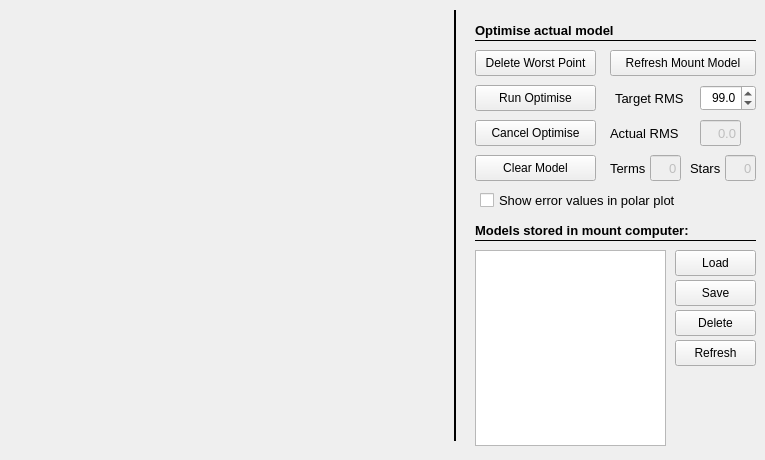
   <widget class="QWidget" name="tab_8">
    <attribute name="title">
     <string>Manage Model</string>
    </attribute>
    <widget class="QLabel" name="label_37">
     <property name="geometry">
      <rect>
       <x>615</x>
       <y>85</y>
       <width>81</width>
       <height>26</height>
      </rect>
     </property>
     <property name="font">
      <font>
       <pointsize>10</pointsize>
      </font>
     </property>
     <property name="text">
      <string>Target RMS</string>
     </property>
    </widget>
    <widget class="QPushButton" name="btn_runTargetRMSAlignment">
     <property name="geometry">
      <rect>
       <x>475</x>
       <y>85</y>
       <width>121</width>
       <height>26</height>
      </rect>
     </property>
     <property name="toolTip">
      <string>&lt;html&gt;&lt;head/&gt;&lt;body&gt;&lt;p&gt;Deletes worst point of actual alignment model until error is below target RMS.&lt;/p&gt;&lt;/body&gt;&lt;/html&gt;</string>
     </property>
     <property name="text">
      <string>Run Optimise</string>
     </property>
    </widget>
    <widget class="QDoubleSpinBox" name="targetRMS">
     <property name="geometry">
      <rect>
       <x>700</x>
       <y>85</y>
       <width>56</width>
       <height>26</height>
      </rect>
     </property>
     <property name="font">
      <font>
       <family>Arial</family>
       <weight>50</weight>
       <bold>false</bold>
      </font>
     </property>
     <property name="alignment">
      <set>Qt::AlignRight|Qt::AlignTrailing|Qt::AlignVCenter</set>
     </property>
     <property name="decimals">
      <number>1</number>
     </property>
     <property name="maximum">
      <double>100.000000000000000</double>
     </property>
     <property name="singleStep">
      <double>0.100000000000000</double>
     </property>
     <property name="value">
      <double>99.000000000000000</double>
     </property>
    </widget>
    <widget class="Line" name="line_18">
     <property name="geometry">
      <rect>
       <x>475</x>
       <y>240</y>
       <width>281</width>
       <height>1</height>
      </rect>
     </property>
     <property name="frameShadow">
      <enum>QFrame::Plain</enum>
     </property>
     <property name="orientation">
      <enum>Qt::Horizontal</enum>
     </property>
    </widget>
    <widget class="QPushButton" name="btn_deleteWorstPoint">
     <property name="geometry">
      <rect>
       <x>475</x>
       <y>50</y>
       <width>121</width>
       <height>26</height>
      </rect>
     </property>
     <property name="toolTip">
      <string>&lt;html&gt;&lt;head/&gt;&lt;body&gt;&lt;p&gt;Deletes worst point of actual alignment model in the mount. It could happen, that the overall RMS rises.&lt;/p&gt;&lt;/body&gt;&lt;/html&gt;</string>
     </property>
     <property name="text">
      <string>Delete Worst Point</string>
     </property>
    </widget>
    <widget class="Line" name="line_44">
     <property name="geometry">
      <rect>
       <x>475</x>
       <y>40</y>
       <width>281</width>
       <height>1</height>
      </rect>
     </property>
     <property name="autoFillBackground">
      <bool>false</bool>
     </property>
     <property name="frameShadow">
      <enum>QFrame::Plain</enum>
     </property>
     <property name="orientation">
      <enum>Qt::Horizontal</enum>
     </property>
    </widget>
    <widget class="QLabel" name="label_124">
     <property name="geometry">
      <rect>
       <x>475</x>
       <y>20</y>
       <width>161</width>
       <height>21</height>
      </rect>
     </property>
     <property name="font">
      <font>
       <pointsize>10</pointsize>
       <weight>75</weight>
       <bold>true</bold>
      </font>
     </property>
     <property name="text">
      <string>Optimise actual model</string>
     </property>
    </widget>
    <widget class="QLabel" name="label_125">
     <property name="geometry">
      <rect>
       <x>475</x>
       <y>220</y>
       <width>251</width>
       <height>21</height>
      </rect>
     </property>
     <property name="font">
      <font>
       <pointsize>10</pointsize>
       <weight>75</weight>
       <bold>true</bold>
      </font>
     </property>
     <property name="text">
      <string>Models stored in mount computer:</string>
     </property>
    </widget>
    <widget class="Line" name="line_46">
     <property name="geometry">
      <rect>
       <x>445</x>
       <y>10</y>
       <width>21</width>
       <height>431</height>
      </rect>
     </property>
     <property name="styleSheet">
      <string notr="true"/>
     </property>
     <property name="frameShadow">
      <enum>QFrame::Plain</enum>
     </property>
     <property name="lineWidth">
      <number>2</number>
     </property>
     <property name="orientation">
      <enum>Qt::Vertical</enum>
     </property>
    </widget>
    <widget class="QWidget" name="model" native="true">
     <property name="enabled">
      <bool>true</bool>
     </property>
     <property name="geometry">
      <rect>
       <x>5</x>
       <y>5</y>
       <width>446</width>
       <height>446</height>
      </rect>
     </property>
     <property name="autoFillBackground">
      <bool>true</bool>
     </property>
    </widget>
    <widget class="QPushButton" name="btn_cancelRunTargetRMSAlignment">
     <property name="geometry">
      <rect>
       <x>475</x>
       <y>120</y>
       <width>121</width>
       <height>26</height>
      </rect>
     </property>
     <property name="toolTip">
      <string>&lt;html&gt;&lt;head/&gt;&lt;body&gt;&lt;p&gt;Cancels the optimise run.&lt;/p&gt;&lt;/body&gt;&lt;/html&gt;</string>
     </property>
     <property name="text">
      <string>Cancel Optimise</string>
     </property>
    </widget>
    <widget class="QLineEdit" name="le_alignErrorRMS2">
     <property name="enabled">
      <bool>false</bool>
     </property>
     <property name="geometry">
      <rect>
       <x>700</x>
       <y>120</y>
       <width>41</width>
       <height>26</height>
      </rect>
     </property>
     <property name="font">
      <font>
       <family>Arial</family>
       <pointsize>10</pointsize>
       <weight>50</weight>
       <bold>false</bold>
      </font>
     </property>
     <property name="mouseTracking">
      <bool>false</bool>
     </property>
     <property name="focusPolicy">
      <enum>Qt::NoFocus</enum>
     </property>
     <property name="acceptDrops">
      <bool>false</bool>
     </property>
     <property name="toolTip">
      <string>&lt;html&gt;&lt;head/&gt;&lt;body&gt;&lt;p&gt;Actual RMS Error in arc sec&lt;/p&gt;&lt;p&gt;&lt;br/&gt;&lt;/p&gt;&lt;/body&gt;&lt;/html&gt;</string>
     </property>
     <property name="layoutDirection">
      <enum>Qt::RightToLeft</enum>
     </property>
     <property name="text">
      <string>0.0</string>
     </property>
     <property name="alignment">
      <set>Qt::AlignRight|Qt::AlignTrailing|Qt::AlignVCenter</set>
     </property>
     <property name="readOnly">
      <bool>true</bool>
     </property>
    </widget>
    <widget class="QLabel" name="label_75">
     <property name="geometry">
      <rect>
       <x>610</x>
       <y>120</y>
       <width>91</width>
       <height>26</height>
      </rect>
     </property>
     <property name="font">
      <font>
       <pointsize>10</pointsize>
      </font>
     </property>
     <property name="text">
      <string>Actual RMS</string>
     </property>
    </widget>
    <widget class="QPushButton" name="btn_clearModel">
     <property name="geometry">
      <rect>
       <x>475</x>
       <y>155</y>
       <width>121</width>
       <height>26</height>
      </rect>
     </property>
     <property name="toolTip">
      <string>&lt;html&gt;&lt;head/&gt;&lt;body&gt;&lt;p&gt;Clear the alignment model in mount. Can't be revised.&lt;/p&gt;&lt;/body&gt;&lt;/html&gt;</string>
     </property>
     <property name="text">
      <string>Clear Model</string>
     </property>
    </widget>
    <widget class="QLineEdit" name="le_alignNumberStars2">
     <property name="enabled">
      <bool>false</bool>
     </property>
     <property name="geometry">
      <rect>
       <x>725</x>
       <y>155</y>
       <width>31</width>
       <height>26</height>
      </rect>
     </property>
     <property name="font">
      <font>
       <family>Arial</family>
       <pointsize>10</pointsize>
       <weight>50</weight>
       <bold>false</bold>
      </font>
     </property>
     <property name="mouseTracking">
      <bool>false</bool>
     </property>
     <property name="focusPolicy">
      <enum>Qt::NoFocus</enum>
     </property>
     <property name="acceptDrops">
      <bool>false</bool>
     </property>
     <property name="toolTip">
      <string>Number of alignment stars in actual used pointing model</string>
     </property>
     <property name="layoutDirection">
      <enum>Qt::RightToLeft</enum>
     </property>
     <property name="text">
      <string>0</string>
     </property>
     <property name="alignment">
      <set>Qt::AlignRight|Qt::AlignTrailing|Qt::AlignVCenter</set>
     </property>
     <property name="readOnly">
      <bool>true</bool>
     </property>
    </widget>
    <widget class="QLabel" name="label_76">
     <property name="geometry">
      <rect>
       <x>690</x>
       <y>155</y>
       <width>36</width>
       <height>26</height>
      </rect>
     </property>
     <property name="font">
      <font>
       <pointsize>10</pointsize>
      </font>
     </property>
     <property name="text">
      <string>Stars</string>
     </property>
    </widget>
    <widget class="QLineEdit" name="le_alignNumberTerms2">
     <property name="enabled">
      <bool>false</bool>
     </property>
     <property name="geometry">
      <rect>
       <x>650</x>
       <y>155</y>
       <width>31</width>
       <height>26</height>
      </rect>
     </property>
     <property name="font">
      <font>
       <family>Arial</family>
       <pointsize>10</pointsize>
       <weight>50</weight>
       <bold>false</bold>
      </font>
     </property>
     <property name="mouseTracking">
      <bool>false</bool>
     </property>
     <property name="focusPolicy">
      <enum>Qt::NoFocus</enum>
     </property>
     <property name="acceptDrops">
      <bool>false</bool>
     </property>
     <property name="toolTip">
      <string>&lt;html&gt;&lt;head/&gt;&lt;body&gt;&lt;p&gt;Number of Terms in actual used pointing model&lt;/p&gt;&lt;/body&gt;&lt;/html&gt;</string>
     </property>
     <property name="layoutDirection">
      <enum>Qt::RightToLeft</enum>
     </property>
     <property name="text">
      <string>0</string>
     </property>
     <property name="alignment">
      <set>Qt::AlignRight|Qt::AlignTrailing|Qt::AlignVCenter</set>
     </property>
     <property name="readOnly">
      <bool>true</bool>
     </property>
    </widget>
    <widget class="QLabel" name="label_209">
     <property name="geometry">
      <rect>
       <x>610</x>
       <y>155</y>
       <width>41</width>
       <height>26</height>
      </rect>
     </property>
     <property name="font">
      <font>
       <pointsize>10</pointsize>
      </font>
     </property>
     <property name="text">
      <string>Terms</string>
     </property>
    </widget>
    <widget class="QPushButton" name="btn_refreshAlignmentModel">
     <property name="geometry">
      <rect>
       <x>610</x>
       <y>50</y>
       <width>146</width>
       <height>26</height>
      </rect>
     </property>
     <property name="toolTip">
      <string>&lt;html&gt;&lt;head/&gt;&lt;body&gt;&lt;p&gt;Reloads the refinement model from mount. Needed if you change things manually with handcontroller or other software&lt;/p&gt;&lt;/body&gt;&lt;/html&gt;</string>
     </property>
     <property name="text">
      <string>Refresh Mount Model</string>
     </property>
    </widget>
    <widget class="QPushButton" name="btn_saveModel">
     <property name="geometry">
      <rect>
       <x>675</x>
       <y>280</y>
       <width>81</width>
       <height>26</height>
      </rect>
     </property>
     <property name="toolTip">
      <string>&lt;html&gt;&lt;head/&gt;&lt;body&gt;&lt;p&gt;Saves actual alignment model under selected name or edited name.&lt;/p&gt;&lt;/body&gt;&lt;/html&gt;</string>
     </property>
     <property name="text">
      <string>Save</string>
     </property>
    </widget>
    <widget class="QListWidget" name="listModelName">
     <property name="geometry">
      <rect>
       <x>475</x>
       <y>250</y>
       <width>191</width>
       <height>196</height>
      </rect>
     </property>
    </widget>
    <widget class="QPushButton" name="btn_loadModel">
     <property name="geometry">
      <rect>
       <x>675</x>
       <y>250</y>
       <width>81</width>
       <height>26</height>
      </rect>
     </property>
     <property name="toolTip">
      <string>&lt;html&gt;&lt;head/&gt;&lt;body&gt;&lt;p&gt;Loads the actual selected alignment model.&lt;/p&gt;&lt;/body&gt;&lt;/html&gt;</string>
     </property>
     <property name="text">
      <string>Load</string>
     </property>
    </widget>
    <widget class="QPushButton" name="btn_deleteModel">
     <property name="geometry">
      <rect>
       <x>675</x>
       <y>310</y>
       <width>81</width>
       <height>26</height>
      </rect>
     </property>
     <property name="toolTip">
      <string>&lt;html&gt;&lt;head/&gt;&lt;body&gt;&lt;p&gt;Deletes the actual selected alignment model.&lt;/p&gt;&lt;/body&gt;&lt;/html&gt;</string>
     </property>
     <property name="text">
      <string>Delete</string>
     </property>
    </widget>
    <widget class="QCheckBox" name="checkShowErrorValues">
     <property name="geometry">
      <rect>
       <x>480</x>
       <y>190</y>
       <width>266</width>
       <height>20</height>
      </rect>
     </property>
     <property name="font">
      <font>
       <pointsize>10</pointsize>
      </font>
     </property>
     <property name="toolTip">
      <string>Use Highspeed download of CCD camera if availabe</string>
     </property>
     <property name="text">
      <string>Show error values in polar plot</string>
     </property>
     <property name="checked">
      <bool>false</bool>
     </property>
    </widget>
    <widget class="QPushButton" name="btn_refreshModelNames">
     <property name="geometry">
      <rect>
       <x>675</x>
       <y>340</y>
       <width>81</width>
       <height>26</height>
      </rect>
     </property>
     <property name="toolTip">
      <string>&lt;html&gt;&lt;head/&gt;&lt;body&gt;&lt;p&gt;Deletes the actual selected alignment model.&lt;/p&gt;&lt;/body&gt;&lt;/html&gt;</string>
     </property>
     <property name="text">
      <string>Refresh</string>
     </property>
    </widget>
    <zorder>line_18</zorder>
    <zorder>line_44</zorder>
    <zorder>label_37</zorder>
    <zorder>btn_runTargetRMSAlignment</zorder>
    <zorder>targetRMS</zorder>
    <zorder>btn_deleteWorstPoint</zorder>
    <zorder>label_124</zorder>
    <zorder>label_125</zorder>
    <zorder>line_46</zorder>
    <zorder>model</zorder>
    <zorder>btn_cancelRunTargetRMSAlignment</zorder>
    <zorder>le_alignErrorRMS2</zorder>
    <zorder>label_75</zorder>
    <zorder>btn_clearModel</zorder>
    <zorder>le_alignNumberStars2</zorder>
    <zorder>label_76</zorder>
    <zorder>le_alignNumberTerms2</zorder>
    <zorder>label_209</zorder>
    <zorder>btn_refreshAlignmentModel</zorder>
    <zorder>btn_saveModel</zorder>
    <zorder>listModelName</zorder>
    <zorder>btn_loadModel</zorder>
    <zorder>btn_deleteModel</zorder>
    <zorder>checkShowErrorValues</zorder>
    <zorder>btn_refreshModelNames</zorder>
   </widget>
